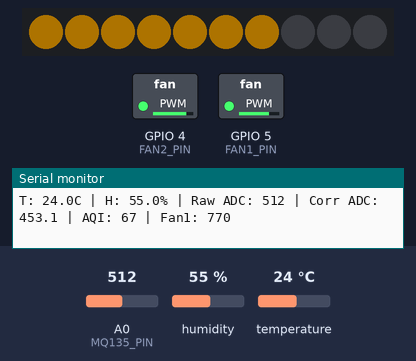
This program was run on a simulated ESP8266 (NodeMCU). Parts: 10 RGB LEDs in strip order, left to right, switched loads named in the program (green lamp = pin HIGH), the last lines printed to the serial monitor. The test bench sets the inputs (shaded band); at power-on: temperature 24 °C, A0 (MQ135_PIN) = 512, humidity 55 %. Dim RGB values are drawn brighter than linear.

Above: at 4.8 s.
4.9 s: temperature set to 12 °C
At 6.9 s:
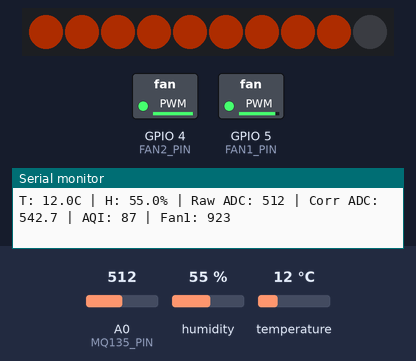
7.9 s: A0 (MQ135_PIN) set to 306
At 8.9 s:
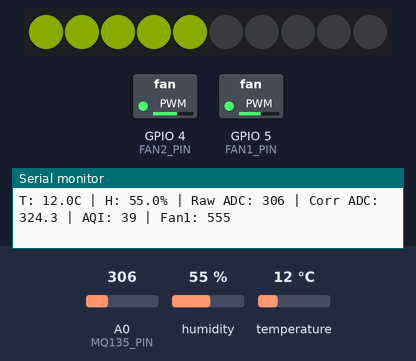
10.9 s: temperature set to 19 °C
At 14.9 s:
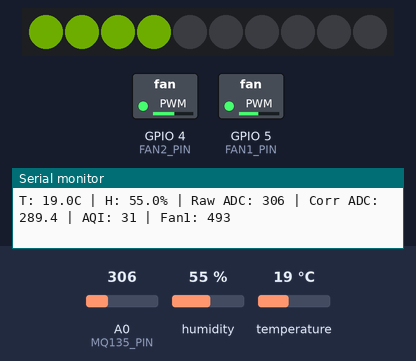
15.5 s: A0 (MQ135_PIN) set to 716
At 17.1 s:
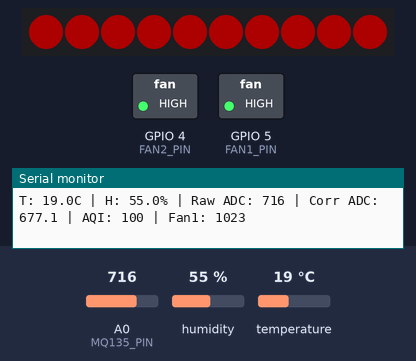
18.5 s: A0 (MQ135_PIN) set to 245
At 20.4 s:
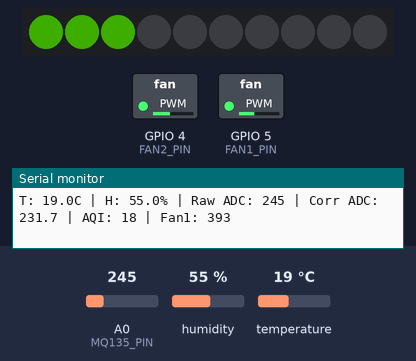
21.5 s: humidity set to 22 %
At 23.0 s:
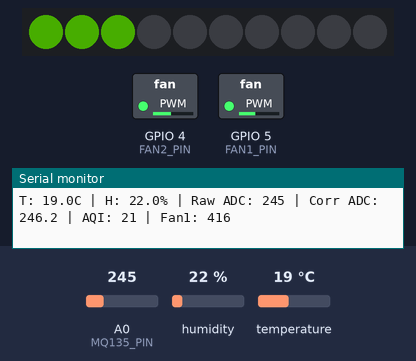
Timing chart, 0 to 24.5 s (numbered marks = the images above; inputs shaded):
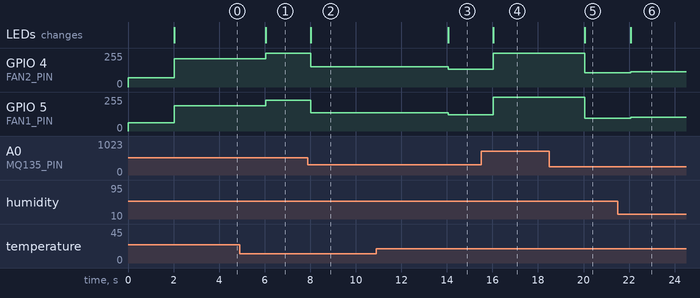

Measured:
- after the input at 4.9 s, GPIO 4 (FAN2_PIN): 211/255 → 253/255 after 1.1 s; GPIO 5 (FAN1_PIN): 191/255 → 230/255 after 1.1 s; the LEDs: change after 1.1 s (image 1)
- after the input at 7.9 s, GPIO 4 (FAN2_PIN): 253/255 → 152/255 after 0.12 s; GPIO 5 (FAN1_PIN): 230/255 → 138/255 after 0.12 s; the LEDs: change after 0.12 s (image 2)
- after the input at 10.9 s, GPIO 4 (FAN2_PIN): 152/255 → 135/255 after 3.2 s; GPIO 5 (FAN1_PIN): 138/255 → 122/255 after 3.2 s; the LEDs: change after 3.2 s (image 3)
- after the input at 15.5 s, GPIO 4 (FAN2_PIN): 135/255 → 255/255 after 0.55 s; GPIO 5 (FAN1_PIN): 122/255 → 255/255 after 0.55 s; the LEDs: change after 0.55 s (image 4)
- after the input at 18.5 s, GPIO 4 (FAN2_PIN): 255/255 → 107/255 after 1.6 s; GPIO 5 (FAN1_PIN): 255/255 → 97/255 after 1.6 s; the LEDs: change after 1.6 s (image 5)
- after the input at 21.5 s, GPIO 4 (FAN2_PIN): 107/255 → 113/255 after 0.58 s; GPIO 5 (FAN1_PIN): 97/255 → 103/255 after 0.58 s; the LEDs: change after 0.58 s (image 6)

The program:

main.cpp
```cpp
#include <Arduino.h>
#include <DHT.h>
#include <Adafruit_NeoPixel.h>

// --- Pin Definitions ---
const int MQ135_PIN = A0;   // MQ-135 Analog out
const int FAN1_PIN  = 5;    // D1 on NodeMCU/Wemos (Intake Fan)
const int FAN2_PIN  = 4;    // D2 on NodeMCU/Wemos (Exhaust Fan)
const int LED_PIN   = 14;   // D5 on NodeMCU/Wemos (WS2812B Data)
const int DHT_PIN   = 12;   // D6 on NodeMCU/Wemos (DHT11 Data)

// --- Constants & Tuning ---
const int NUM_LEDS = 10;           // Total LEDs on your strip
const int LED_INTENSITY = 51;      // 20% brightness (out of 255)

const float FAN2_OFFSET = 1.10;    // Fan 2 runs 10% faster to prevent acoustic beating
const int MIN_FAN_SPEED = 255;     // ~25% duty cycle baseline (keeps air moving)
const int MAX_FAN_SPEED = 1023;    // 100% duty cycle limit for ESP8266

// MQ-135 thresholds (You may need to tweak these based on your room's baseline)
const float CLEAN_AIR_ADC = 150.0; // Typical ADC reading in clean air
const float POOR_AIR_ADC = 600.0;  // Typical ADC reading when polluted

// --- Object Initialization ---
DHT dht(DHT_PIN, DHT11);
Adafruit_NeoPixel strip(NUM_LEDS, LED_PIN, NEO_GRB + NEO_KHZ800);

// Timing state
unsigned long lastSensorRead = 0;
const unsigned long SENSOR_INTERVAL = 2000; // Read sensors every 2 seconds

// System state
int currentFanSpeed = MIN_FAN_SPEED;
int currentAQI = 0; // 0 (Good) to 100 (Bad)


// Calculates the MQ135 temperature & humidity correction factor
// Based on the standard datasheet polynomial fit normalized to 20C and 33% RH
float getMQ135CorrectionFactor(float temp, float hum) {
  return (0.00035 * temp * temp) - (0.02718 * temp) + 1.3753 - (hum - 33.0) * 0.0018;
}


void setup() {
  Serial.begin(115200);

  // Setup Fans (25kHz PWM frequency for PC fans)
  analogWriteFreq(25000);
  pinMode(FAN1_PIN, OUTPUT);
  pinMode(FAN2_PIN, OUTPUT);

  // Setup Sensors and LEDs
  dht.begin();
  strip.begin();
  strip.setBrightness(LED_INTENSITY);
  strip.show(); // Initialize all pixels to 'off'
}


void loop() {
  unsigned long currentMillis = millis();

  // 1. Read Sensors (Non-blocking loop)
  if (currentMillis - lastSensorRead >= SENSOR_INTERVAL) {
    lastSensorRead = currentMillis;

    float humidity = dht.readHumidity();
    float tempC = dht.readTemperature();
    int rawADC = analogRead(MQ135_PIN);

    // Apply correction factor if DHT11 readings are valid
    float correctedADC = rawADC;
    if (!isnan(humidity) && !isnan(tempC)) {
      float cf = getMQ135CorrectionFactor(tempC, humidity);
      correctedADC = rawADC * cf;
    }

    // 2. Calculate Air Quality Index (0-100)
    currentAQI = map(correctedADC, CLEAN_AIR_ADC, POOR_AIR_ADC, 0, 100);
    currentAQI = constrain(currentAQI, 0, 100);

    // 3. Determine Target Fan Speed
    currentFanSpeed = map(currentAQI, 0, 100, MIN_FAN_SPEED, MAX_FAN_SPEED);

    // Serial monitor debugging
    Serial.printf("T: %.1fC | H: %.1f%% | Raw ADC: %d | Corr ADC: %.1f | AQI: %d | Fan1: %d\n",
                  tempC, humidity, rawADC, correctedADC, currentAQI, currentFanSpeed);
  }

  // 4. Update Hardware PWM
  int fan2Speed = (int)(currentFanSpeed * FAN2_OFFSET);
  if (fan2Speed > 1023) {
      fan2Speed = 1023; // Prevent 10-bit overflow
  }
  analogWrite(FAN1_PIN, currentFanSpeed);
  analogWrite(FAN2_PIN, fan2Speed);

  // 5. Update LED Strip
  // Map AQI to a Green -> Yellow -> Red gradient
  int r = 0, g = 0, b = 0;
  if (currentAQI <= 50) {
    g = 255;
    r = map(currentAQI, 0, 50, 0, 255); // Ramps up Red to make Yellow
  } else {
    r = 255;
    g = map(currentAQI, 50, 100, 255, 0); // Ramps down Green to make pure Red
  }

  // Map the current fan speed to the number of lit LEDs
  int ledsToLight = map(currentFanSpeed, MIN_FAN_SPEED, MAX_FAN_SPEED, 1, NUM_LEDS);

  strip.clear();
  for (int i = 0; i < ledsToLight; i++) {
    strip.setPixelColor(i, strip.Color(r, g, b));
  }
  strip.show();

  // 10ms delay to keep the main loop stable
  delay(10);
}
```
